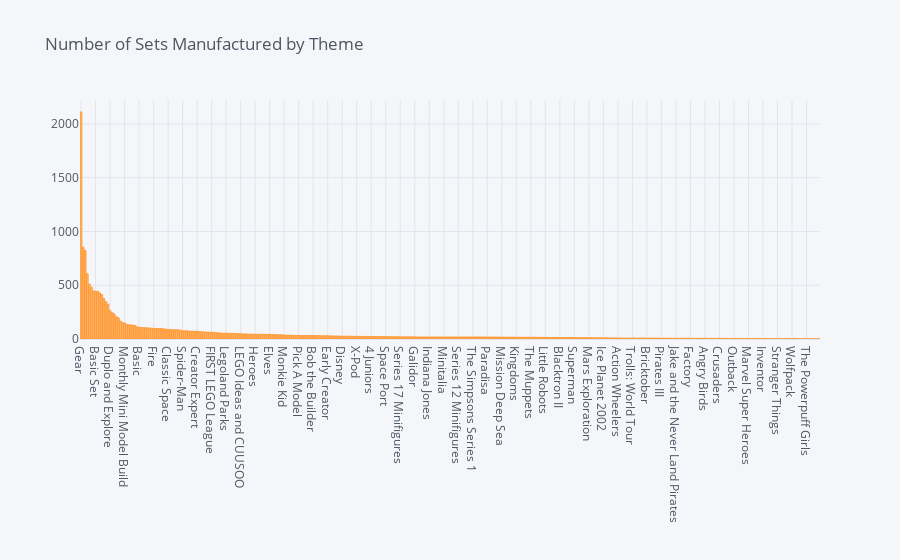

This figure's notebook cell:
### Code cell
theme_count.iplot(kind="bar", title="Number of Sets Manufactured by Theme", sortbars=True)

### Figure 1 — Plotly figure (JSON) as saved in the notebook; plotly's stock layout.template omitted (floating-point values rounded to 4 significant figures; data arrays with more than 128 entries replaced by an {"elided": "..."} marker saying what was removed)
{"data": [{"marker": {"color": "rgba(255, 153, 51, 0.6)", "line": {"color": "rgba(255, 153, 51, 1.0)", "width": 1}}, "name": "name_theme", "orientation": "v", "text": "", "type": "bar", "x": {"elided": "357 str values"}, "y": {"elided": "357 int values"}}], "layout": {"legend": {"bgcolor": "#F5F6F9", "font": {"color": "#4D5663"}}, "paper_bgcolor": "#F5F6F9", "plot_bgcolor": "#F5F6F9", "title": {"font": {"color": "#4D5663"}, "text": "Number of Sets Manufactured by Theme"}, "xaxis": {"gridcolor": "#E1E5ED", "showgrid": true, "tickfont": {"color": "#4D5663"}, "title": {"font": {"color": "#4D5663"}, "text": ""}, "zerolinecolor": "#E1E5ED"}, "yaxis": {"gridcolor": "#E1E5ED", "showgrid": true, "tickfont": {"color": "#4D5663"}, "title": {"font": {"color": "#4D5663"}, "text": ""}, "zerolinecolor": "#E1E5ED"}}}
